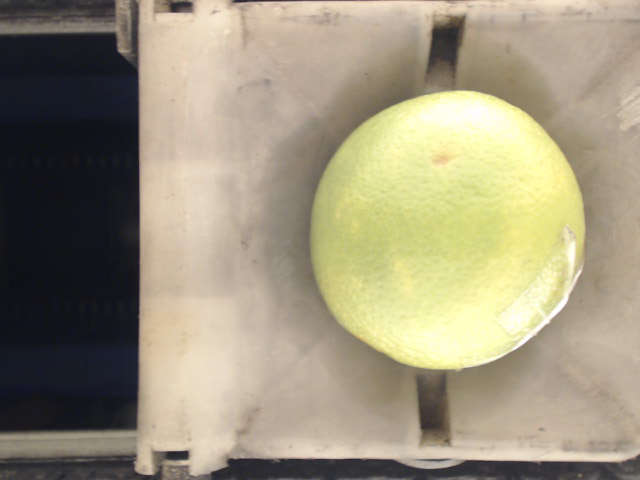
#> input picture imageProc/pics Final/12.bmp, 640 x 480 px
$ python cnts.py
#> lines starting #> are read from the running program, lines starting #| are printed output that depends on the picture; after the words box and inside, x2 and y2 are one past the last pixel; in counts of white or black regions, pixels touching at a corner belong together
# coding: utf-8
import cv2
image = cv2.imread('12.bmp')
#> image is the input picture: shape (480, 640, 3); mean B, G, R 125.3, 148.9, 157.7
gray = cv2.cvtColor(image, cv2.COLOR_BGR2GRAY)
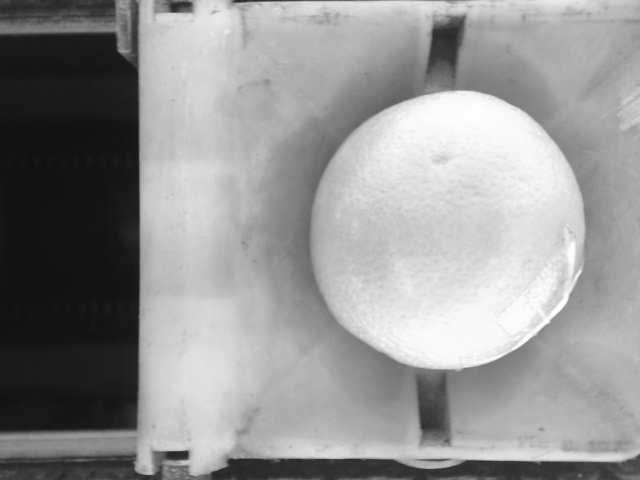
#> gray: shape (480, 640); min 15, max 255, mean 148.8
#blurred = cv2.GaussianBlur(gray,(5,5),0)
blurred = gray
thresh = cv2.threshold(blurred,125,255,cv2.THRESH_BINARY)[1]
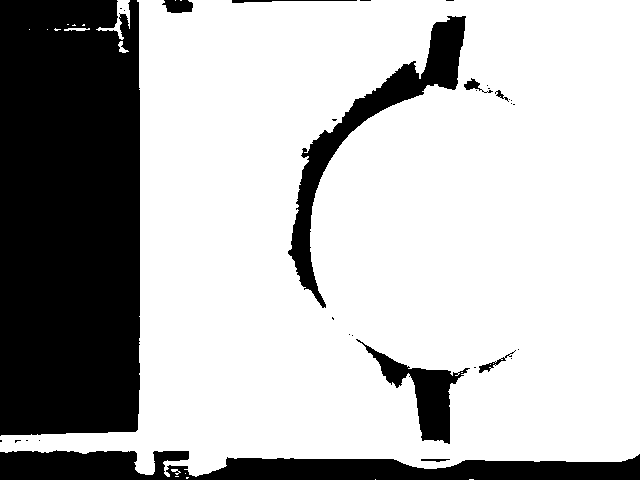
#> thresh: shape (480, 640); 72.4% white; 32 black regions (22 under 20 px)
cnts = cv2.findContours(thresh.copy(),cv2.RETR_EXTERNAL,cv2.CHAIN_APPROX_SIMPLE)
#> cnts = 18 contours, 14 with area under 20; largest, box (x1, y1, x2, y2) and area: (0, 0, 640, 477) 232038, (96, 0, 130, 40) 276, (118, 41, 129, 53) 40, (64, 28, 90, 31) 34
cnts = cnts[1]
#> cnts = 18 rows, first 6: [1, -1, -1, -1], [2, 0, -1, -1], [3, 1, -1, -1], [4, 2, -1, -1], [5, 3, -1, -1], [6, 4, -1, -1]
b=[]
for i in range(0,len(cnts)):
    if(len(cnts[i])>10):
        b.append(cnts[i])
#> this loop made 1 pass
#> after the loop, b = 1 item

maxM = []
maxM.append(b[0].copy())
#> (the run stopped early here; a loop or call above may not have finished)

$ run again, with imageProc/pics Final/1.bmp copied over imageProc/pics Final/12.bmp
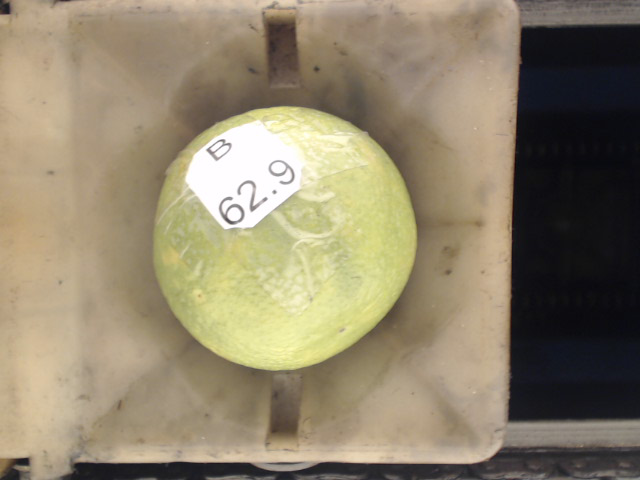
#> input picture imageProc/pics Final/1.bmp, 640 x 480 px
#> image is the input picture: shape (480, 640, 3); mean B, G, R 108.6, 132.7, 144
#> `gray = cv2.cvtColor(image, cv2.COLOR_BGR2GRAY)`:
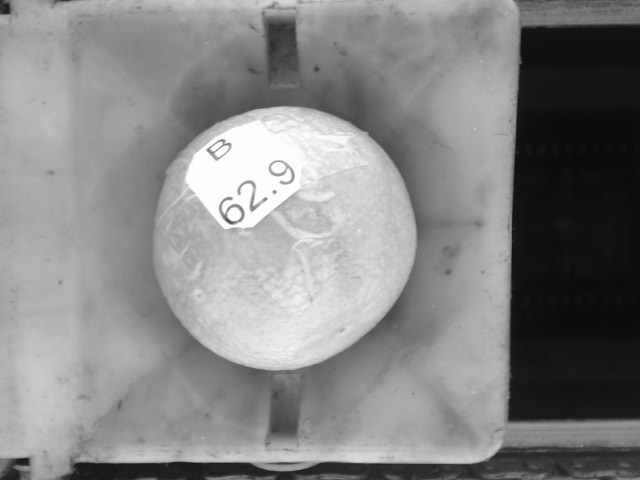
#> gray: shape (480, 640); min 9, max 255, mean 133.3
#> `thresh = cv2.threshold(blurred,125,255,cv2.THRESH_BINARY)[1]`:
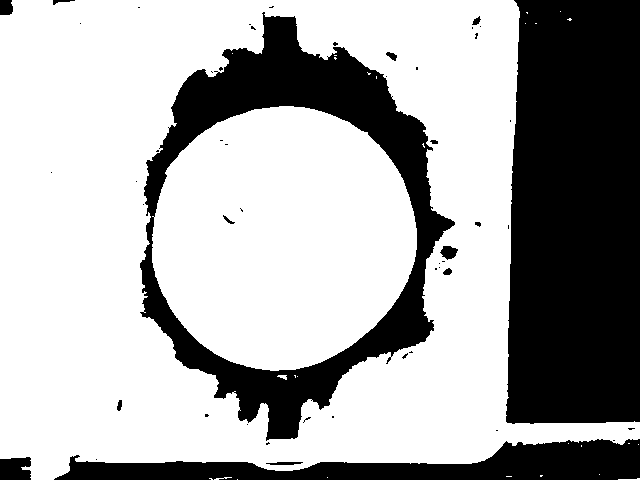
#> thresh: shape (480, 640); 67.3% white; 52 black regions (37 under 20 px)
#> `cnts = cv2.findContours(thresh.copy(),cv2.RETR_EXTERNAL,cv2.CHAIN_APPR..`: cnts = 18 contours, 17 with area under 20; largest, box (x1, y1, x2, y2) and area: (0, 0, 640, 480) 238640
#> `cnts = cnts[1]`: cnts = 18 rows, first 6: [1, -1, -1, -1], [2, 0, -1, -1], [3, 1, -1, -1], [4, 2, -1, -1], [5, 3, -1, -1], [6, 4, -1, -1]
#> the loop `for i in range(0,len(cnts)):` made 1 pass
#> after the loop `for i in range(0,len(cnts)):`: b = 1 item

$ run again, with imageProc/pics Final/10.bmp copied over imageProc/pics Final/12.bmp
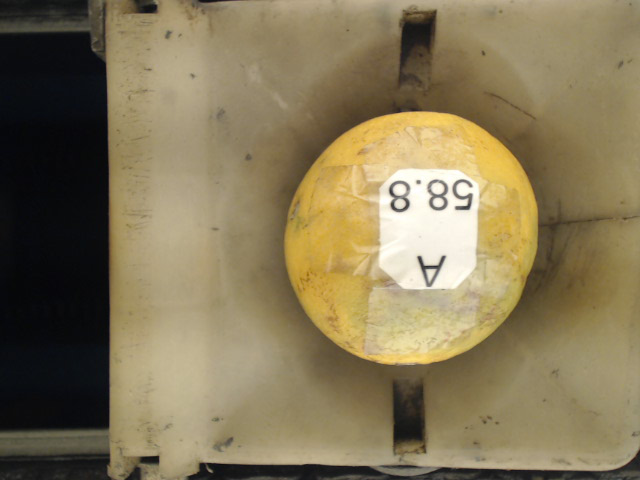
#> input picture imageProc/pics Final/10.bmp, 640 x 480 px
#> image is the input picture: shape (480, 640, 3); mean B, G, R 87.1, 119.3, 132.5
#> `gray = cv2.cvtColor(image, cv2.COLOR_BGR2GRAY)`:
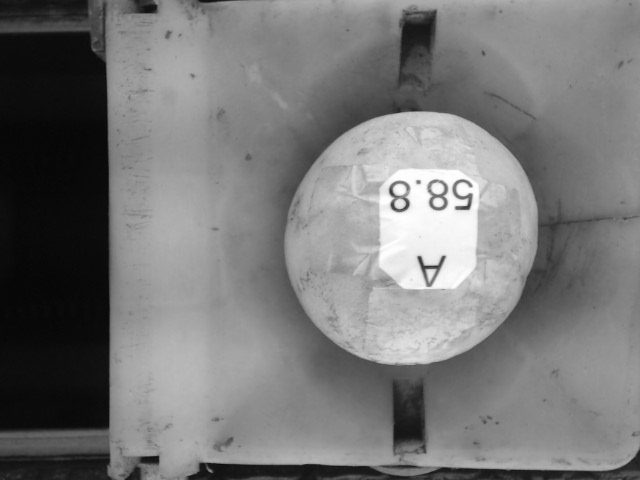
#> gray: shape (480, 640); min 5, max 255, mean 119.6
#> `thresh = cv2.threshold(blurred,125,255,cv2.THRESH_BINARY)[1]`:
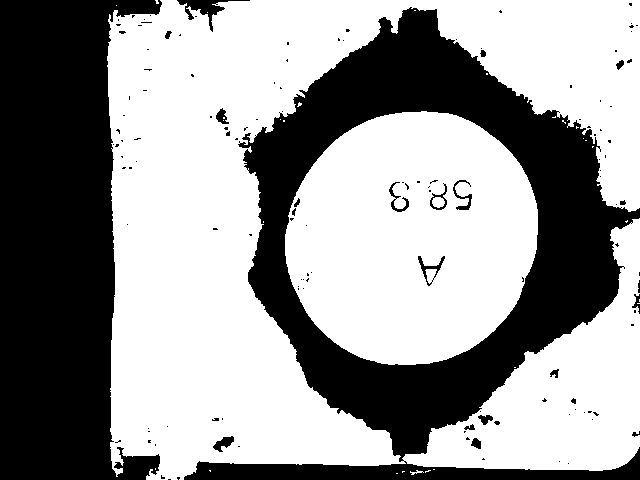
#> thresh: shape (480, 640); 60.1% white; 135 black regions (113 under 20 px)
#> `cnts = cv2.findContours(thresh.copy(),cv2.RETR_EXTERNAL,cv2.CHAIN_APPR..`: cnts = 28 contours, 26 with area under 20; largest, box (x1, y1, x2, y2) and area: (107, 0, 640, 480) 133814, (285, 111, 538, 365) 50138
#> `cnts = cnts[1]`: cnts = 28 rows, first 6: [1, -1, -1, -1], [2, 0, -1, -1], [3, 1, -1, -1], [4, 2, -1, -1], [5, 3, -1, -1], [6, 4, -1, -1]
#> the loop `for i in range(0,len(cnts)):` made 1 pass
#> after the loop `for i in range(0,len(cnts)):`: b = 1 item

$ run again, with imageProc/pics Final/11.bmp copied over imageProc/pics Final/12.bmp
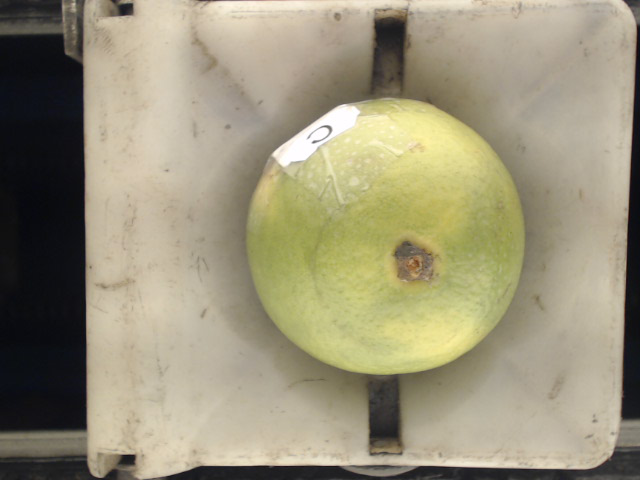
#> input picture imageProc/pics Final/11.bmp, 640 x 480 px
#> image is the input picture: shape (480, 640, 3); mean B, G, R 121.9, 147.4, 154.2
#> `gray = cv2.cvtColor(image, cv2.COLOR_BGR2GRAY)`:
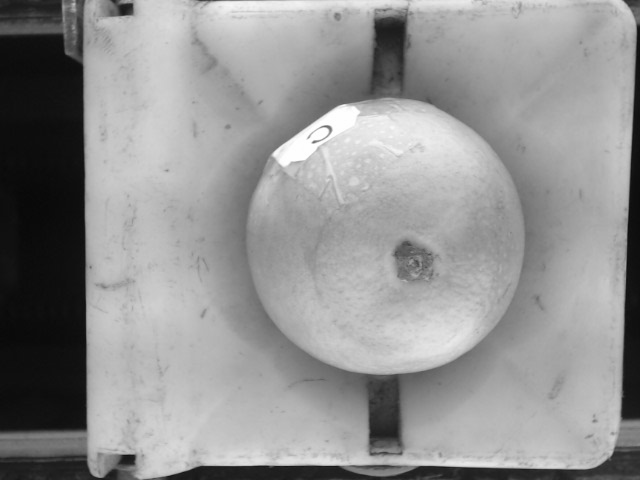
#> gray: shape (480, 640); min 8, max 255, mean 146.5
#> `thresh = cv2.threshold(blurred,125,255,cv2.THRESH_BINARY)[1]`:
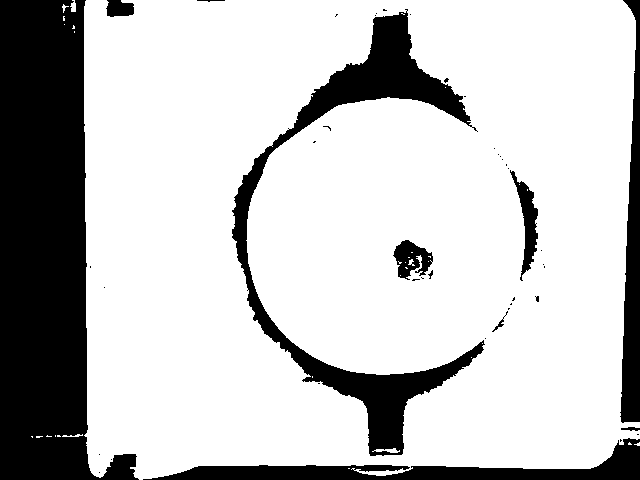
#> thresh: shape (480, 640); 76.5% white; 44 black regions (33 under 20 px)
#> `cnts = cv2.findContours(thresh.copy(),cv2.RETR_EXTERNAL,cv2.CHAIN_APPR..`: cnts = 16 contours, 14 with area under 20; largest, box (x1, y1, x2, y2) and area: (84, 0, 640, 480) 251988, (70, 0, 76, 12) 34
#> `cnts = cnts[1]`: cnts = 16 rows, first 6: [1, -1, -1, -1], [2, 0, -1, -1], [3, 1, -1, -1], [4, 2, -1, -1], [5, 3, -1, -1], [6, 4, -1, -1]
#> the loop `for i in range(0,len(cnts)):` made 1 pass
#> after the loop `for i in range(0,len(cnts)):`: b = 1 item
